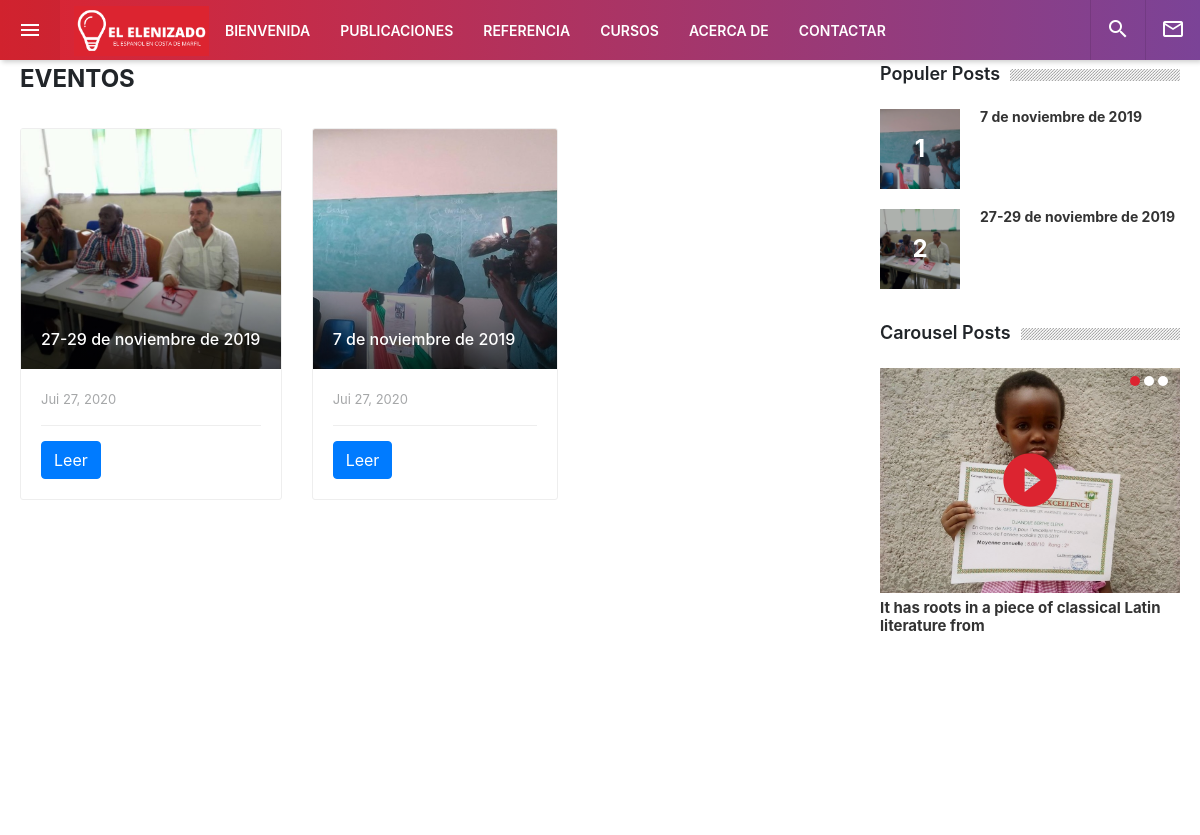
/elenizado/evenement, run on the app's committed database.
### website/models.py (models this page shows, shortened)
class SiteInfo(models.Model):
    email = models.EmailField()
    nom = models.CharField(max_length=255)
    telephone = models.IntegerField()
    description = models.TextField()
    logo = models.ImageField(upload_to='logo/site')
    date_add = models.DateTimeField(auto_now_add=True)
    date_update= models.DateTimeField(auto_now=True)
    status = models.BooleanField(default=True)
    class Meta:
        verbose_name = 'Site info'
        verbose_name_plural = 'Sites infos'

### elenizado/models.py (models this page shows, shortened)
class Evenement(models.Model):
    image = models.ImageField(upload_to='evenemant/image')
    description = HTMLField()
    titre = models.CharField(max_length=255)
    date_add = models.DateTimeField(auto_now_add=True)
    date_update= models.DateTimeField(auto_now=True)
    status = models.BooleanField(default=True)
    slug = models.SlugField(unique=True, null=True, blank=True)
    class Meta:
        verbose_name = 'Evenement'
        verbose_name_plural = 'Evenements'

### about/models.py (models this page shows, shortened)
class Gallerie(models.Model):
    gallerie = models.ImageField(upload_to='gallerie/image',null=True)
    titre = models.CharField(max_length=255,null=True)
    date_add = models.DateTimeField(auto_now_add=True)
    date_update= models.DateTimeField(auto_now=True)
    status = models.BooleanField(default=True)
    class Meta:
        verbose_name = 'Gallerie'
        verbose_name_plural = 'Galleries'

### elenizado/views.py (the view)
# urls.py: path('evenement', views.evenement, name='evenement'),
def evenement(request):
    site_info = models.SiteInfo.objects.filter(status=True)[:1].get()
    evenement = models.Evenement.objects.filter(status=True).all()
    events_r = models.Evenement.objects.all().order_by('-date_add')[:3]
    gallerie = about_models.Gallerie.objects.filter(status=True)
    publication = models.Publication.objects.filter(status=True).all()
    page = request.GET.get('page', 1)
    paginator = Paginator(evenement, 4)
    try:
        even = paginator.page(page)
    except PageNotAnInteger:
        even = paginator.page(1)
    except EmptyPage:
        even = paginator.page(paginator.num_pages)
    datas = {
                "evenement":evenement,
                "events_r":events_r,
                "gallerie":gallerie,
                'even':even,
                'site_info':site_info,
    }
    return render(request,"pages/evenements.html",datas)

### templates/pages/evenements.html (shortened to what this page needs)
{% extends 'bases/header.html' %}
{% load static %}
{% block content %}
	<main class="main-container">
		<section class="main-content">
			<div class="main-content-wrapper">
				<div class="content-body">
					<div class="content-timeline">
						<div class="post-list-header">
							<span class="post-list-title">EVENTOS</span>
						</div>
						<div class="post-lists">
                            {% for e in even %}
							<div class="columns column-2">
								<div class="post-list-item">
									<div class="post-top">
										<img class="post-image" src="{{e.image.url}}">
										<h3 class="post-title">
											<a href="{% url 'details' e.slug %}"><span>{{e.titre}}</span></a>
										</h3>
									</div>
									<div class="post-bottom">
										<div class="post-author-box">
											<span class="post-date">{{e.date_add|date:"M d, Y"}}</span>
										</div>
										<div class="post-meta">
											<a href="{% url 'details' e.slug %}" class="btn btn-primary">Leer </a>
										</div>
									</div>
								</div>
                            </div>
                            {% endfor %}
						</div>
						<div class="load-more">
						</div>
					</div>
				</div>
				<div class="content-sidebar">
					<div class="sidebar_inner">
						<div class="widget-item">
							<div class="w-header">
								<div class="w-title">Populer Posts</div>
								<div class="w-seperator"></div>
							</div>
							<ul class="w-post-list">
								{% for e in events_r%}
								<li>
									<a href="#">
										<div class="w-post-image">
											<img src="{{e.image.url}}" width="80" height="80">
											<span>{{forloop.counter}}</span>
										</div>
										<div class="w-post-content">
											<span class="w-post-title">{{e.titre}}</span>
										</div>
									</a>
								</li>
								{% endfor %}
							</ul>
						</div>
						<div class="widget-item">
							<div class="w-header">
								<div class="w-title">Carousel Posts</div>
								<div class="w-seperator"></div>
							</div>
							<div class="w-carousel-post">
								<div class="owl-carousel" id="widgetCarousel">
									{% for g in gallerie %}
								    <div class="item">
								    	<a href="#">
								    		<div class="w-play-img">
								    			<img src="{{g.gallerie.url}}" width="300">
								    			<span class="w-video-icon"><i class="material-icons">&#xE038;</i></span>
								    		</div>
								    		<span class="w-post-title">It has roots in a piece of classical Latin literature from</span>
								    	</a>
									</div>
									{% endfor %}
								</div>
							</div>
						</div>
					</div>
				</div>
			</div>
		</section>
	</main>
    {% endblock %}

### templates/bases/header.html (shortened to what this page needs)
<!DOCTYPE html>
<html lang="fr">
<head>
	<link rel="stylesheet" type="text/css" href="/static/plugins/zebra-tooltip/zebra_tooltips.min.css">
	<link rel="stylesheet" type="text/css" href="/static/plugins/owl-carousel/assets/owl.carousel.min.css">
	<link rel="stylesheet" href="https://cdnjs.cloudflare.com/ajax/libs/limonte-sweetalert2/8.11.8/sweetalert2.css">
	<link rel="stylesheet" type="text/css" href="/static/css/main-style.css">
	<link rel="stylesheet" type="text/css" href="/static/css/responsive-style.css">
	<link href="https://stackpath.bootstrapcdn.com/bootstrap/4.5.0/css/bootstrap.min.css" rel="stylesheet" >
</head>
<body>
	<header class="header">
		<div class="header-wrapper">
			<div class="toggle-sidebar material-button">
				<i class="material-icons">&#xE5D2;</i>
			</div>
			<div class="logo-box">
				<h1>
					<a href="{% url 'index' %}" class="logo" style="background: url('{{ site_info.logo.url }}') ;background-size: cover; width: 135px; height:50px;position:relative; bottom:8px"></a>
				</h1>
			</div>
			<div class="header-menu">
				<ul class="header-navigation" data-show-menu-on-mobile>
					<li>
						<a href="{% url 'index' %}" class="material-button submenu-toggle">BIENVENIDA</a>
					</li>
					<li>
						<a href="#" class="material-button submenu-toggle">PUBLICACIONES</a>
					</li>
					<li>
						<a href="#" class="material-button submenu-toggle">REFERENCIA</a>
					</li>
					<li>
						<a href="{% url 'cours' %}" class="material-button submenu-toggle">CURSOS</a>
					</li>
					<li>
						<a href="{% url 'about' %}" class="material-button submenu-toggle">ACERCA DE</a>
					</li>
					<li>
						<a href="{% url 'contact' %}" class="material-button submenu-toggle">CONTACTAR</a>
					</li>
				</ul>
			</div>
			<div class="header-right with-seperator">
				<ul class="header-navigation">
					<li>
						<a href="#" class="material-button search-toggle"><i class="material-icons">&#xE8B6;</i></a>
					</li>
					<li class="hide-on-mobile"><a href="#" class="material-button" data-modal="newsletterModal"><i class="material-icons">&#xE0E1;</i></a></li>
				</ul>
			</div>
		</div>
	</header>
{% block content %}
{% endblock %}
</body>
</html>

### data on the page
SiteInfo: logo (picture)
Evenement: image (picture), titre "27-29 de noviembre de 2019", date_add "Jui 27, 2020"
Evenement: image (picture), titre "7 de noviembre de 2019", date_add "Jui 27, 2020"
Gallerie: gallerie (picture)
